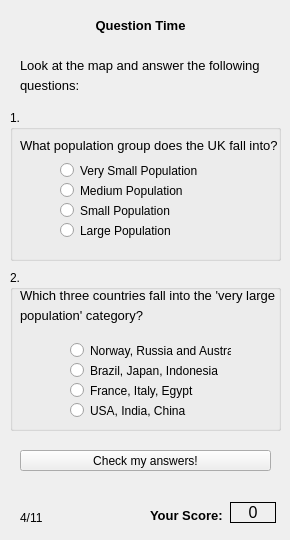
  <widget class="QWizardPage" name="wizardPage4">
   <widget class="QLabel" name="Score_label_3">
    <property name="geometry">
     <rect>
      <x>230</x>
      <y>502</y>
      <width>46</width>
      <height>21</height>
     </rect>
    </property>
    <property name="font">
     <font>
      <pointsize>12</pointsize>
     </font>
    </property>
    <property name="frameShape">
     <enum>QFrame::Box</enum>
    </property>
    <property name="text">
     <string>0</string>
    </property>
    <property name="alignment">
     <set>Qt::AlignCenter</set>
    </property>
   </widget>
   <widget class="QLabel" name="label_3">
    <property name="geometry">
     <rect>
      <x>150</x>
      <y>500</y>
      <width>81</width>
      <height>31</height>
     </rect>
    </property>
    <property name="font">
     <font>
      <pointsize>10</pointsize>
      <weight>75</weight>
      <bold>true</bold>
     </font>
    </property>
    <property name="text">
     <string>Your Score:</string>
    </property>
   </widget>
   <widget class="QPushButton" name="checkAnswersPop">
    <property name="geometry">
     <rect>
      <x>20</x>
      <y>450</y>
      <width>251</width>
      <height>21</height>
     </rect>
    </property>
    <property name="text">
     <string>Check my answers!</string>
    </property>
   </widget>
   <widget class="QLabel" name="label_5">
    <property name="geometry">
     <rect>
      <x>70</x>
      <y>10</y>
      <width>141</width>
      <height>31</height>
     </rect>
    </property>
    <property name="font">
     <font>
      <pointsize>10</pointsize>
      <weight>75</weight>
      <bold>true</bold>
     </font>
    </property>
    <property name="text">
     <string>Question Time</string>
    </property>
    <property name="alignment">
     <set>Qt::AlignCenter</set>
    </property>
   </widget>
   <widget class="QLabel" name="label_6">
    <property name="geometry">
     <rect>
      <x>20</x>
      <y>50</y>
      <width>241</width>
      <height>31</height>
     </rect>
    </property>
    <property name="font">
     <font>
      <pointsize>10</pointsize>
     </font>
    </property>
    <property name="text">
     <string>Look at the map and answer the following</string>
    </property>
   </widget>
   <widget class="QLabel" name="label_7">
    <property name="geometry">
     <rect>
      <x>20</x>
      <y>70</y>
      <width>241</width>
      <height>31</height>
     </rect>
    </property>
    <property name="font">
     <font>
      <pointsize>10</pointsize>
     </font>
    </property>
    <property name="text">
     <string>questions:</string>
    </property>
   </widget>
   <widget class="QGroupBox" name="groupBox">
    <property name="geometry">
     <rect>
      <x>10</x>
      <y>110</y>
      <width>271</width>
      <height>151</height>
     </rect>
    </property>
    <property name="title">
     <string>1.</string>
    </property>
    <widget class="QRadioButton" name="smallPop">
     <property name="geometry">
      <rect>
       <x>50</x>
       <y>90</y>
       <width>161</width>
       <height>21</height>
      </rect>
     </property>
     <property name="text">
      <string>Small Population</string>
     </property>
    </widget>
    <widget class="QRadioButton" name="mediumPop">
     <property name="geometry">
      <rect>
       <x>50</x>
       <y>70</y>
       <width>161</width>
       <height>21</height>
      </rect>
     </property>
     <property name="text">
      <string>Medium Population</string>
     </property>
    </widget>
    <widget class="QRadioButton" name="largePop">
     <property name="geometry">
      <rect>
       <x>50</x>
       <y>110</y>
       <width>161</width>
       <height>21</height>
      </rect>
     </property>
     <property name="text">
      <string>Large Population</string>
     </property>
    </widget>
    <widget class="QLabel" name="label_4">
     <property name="geometry">
      <rect>
       <x>10</x>
       <y>20</y>
       <width>261</width>
       <height>31</height>
      </rect>
     </property>
     <property name="font">
      <font>
       <pointsize>10</pointsize>
      </font>
     </property>
     <property name="text">
      <string>What population group does the UK fall into?</string>
     </property>
    </widget>
    <widget class="QRadioButton" name="vSmallPop">
     <property name="geometry">
      <rect>
       <x>50</x>
       <y>50</y>
       <width>161</width>
       <height>21</height>
      </rect>
     </property>
     <property name="text">
      <string>Very Small Population</string>
     </property>
    </widget>
   </widget>
   <widget class="QGroupBox" name="groupBox_2">
    <property name="geometry">
     <rect>
      <x>10</x>
      <y>270</y>
      <width>271</width>
      <height>161</height>
     </rect>
    </property>
    <property name="title">
     <string>2.</string>
    </property>
    <widget class="QRadioButton" name="usaPop">
     <property name="geometry">
      <rect>
       <x>60</x>
       <y>130</y>
       <width>161</width>
       <height>21</height>
      </rect>
     </property>
     <property name="text">
      <string>USA, India, China</string>
     </property>
    </widget>
    <widget class="QRadioButton" name="norwayPop">
     <property name="geometry">
      <rect>
       <x>60</x>
       <y>70</y>
       <width>161</width>
       <height>21</height>
      </rect>
     </property>
     <property name="text">
      <string>Norway, Russia and Australia</string>
     </property>
    </widget>
    <widget class="QRadioButton" name="francePop">
     <property name="geometry">
      <rect>
       <x>60</x>
       <y>110</y>
       <width>161</width>
       <height>21</height>
      </rect>
     </property>
     <property name="text">
      <string>France, Italy, Egypt</string>
     </property>
    </widget>
    <widget class="QLabel" name="label_8">
     <property name="geometry">
      <rect>
       <x>10</x>
       <y>10</y>
       <width>261</width>
       <height>31</height>
      </rect>
     </property>
     <property name="font">
      <font>
       <pointsize>10</pointsize>
      </font>
     </property>
     <property name="text">
      <string>Which three countries fall into the 'very large</string>
     </property>
    </widget>
    <widget class="QRadioButton" name="brazilPop">
     <property name="geometry">
      <rect>
       <x>60</x>
       <y>90</y>
       <width>161</width>
       <height>21</height>
      </rect>
     </property>
     <property name="text">
      <string>Brazil, Japan, Indonesia</string>
     </property>
    </widget>
    <widget class="QLabel" name="label_9">
     <property name="geometry">
      <rect>
       <x>10</x>
       <y>30</y>
       <width>241</width>
       <height>31</height>
      </rect>
     </property>
     <property name="font">
      <font>
       <pointsize>10</pointsize>
      </font>
     </property>
     <property name="text">
      <string>population' category?</string>
     </property>
    </widget>
   </widget>
   <widget class="QLabel" name="label_55">
    <property name="geometry">
     <rect>
      <x>20</x>
      <y>510</y>
      <width>31</width>
      <height>16</height>
     </rect>
    </property>
    <property name="text">
     <string>4/11</string>
    </property>
   </widget>
  </widget>
